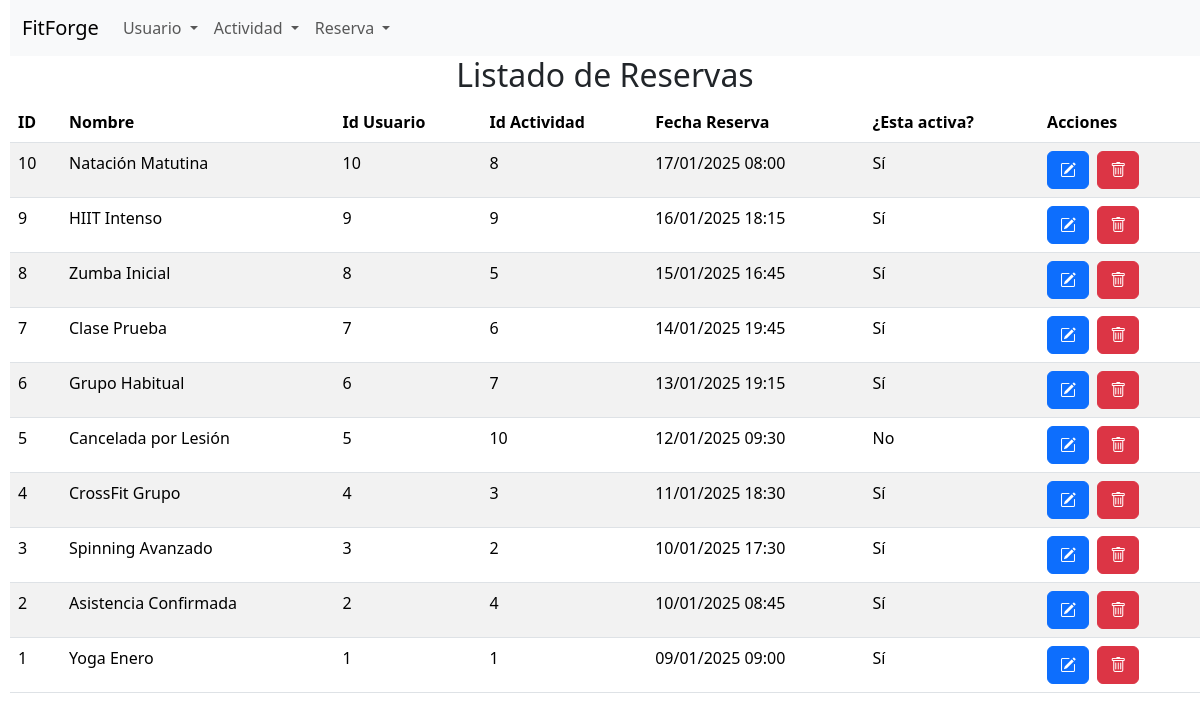
Page /listado_reservas_ordenados_fecha.php on the committed database.
### tables this page shows
CREATE TABLE `reservation` (
  `id_reservation` int NOT NULL,
  `name` varchar(40) NOT NULL,
  `id_user` int NOT NULL,
  `id_activity` int NOT NULL,
  `reservation_date` datetime NOT NULL,
  `is_active` tinyint(1) NOT NULL,
  `comment` text NOT NULL
);

### listado_reservas_ordenados_fecha.php (the view, shortened to what this page needs)
<?php
$conexion = obtenerConexion();
$sql = "SELECT id_reservation, name AS name_reservation, id_user, id_activity, reservation_date, is_active
        FROM reservation
        ORDER BY reservation_date DESC;";
$resultado = mysqli_query($conexion, $sql);
$mensaje = "<h2 class='text-center'>Listado de Reservas</h2>";
$mensaje .= "<table class='table table-striped'>";
$mensaje .= "<thead><tr>
                <th>ID</th>
                <th>Nombre</th>
                <th>Id Usuario</th>
                <th>Id Actividad</th>
                <th>Fecha Reserva</th>
                <th>¿Esta activa?</th>
                <th>Acciones</th>
             </tr></thead>";
$mensaje .= "<tbody>";
while ($fila = mysqli_fetch_assoc($resultado)) {
    $mensaje .= "<tr><td>" . $fila['id_reservation'] . "</td>";
    $mensaje .= "<td>" . $fila['name_reservation'] . "</td>";
    $mensaje .= "<td>" . $fila['id_user'] . "</td>";
    $mensaje .= "<td>" . $fila['id_activity'] . "</td>";
    $mensaje .= "<td>" . date("d/m/Y H:i", strtotime($fila['reservation_date'])) . "</td>";
    $mensaje .= "<td>" . ($fila['is_active'] ? 'Sí' : 'No') . "</td>";
    $mensaje .= "<td>
                    <form class='d-inline me-1' action='editar_reserva.php' method='post'>
                        <input type='hidden' name='reserva' value='" . htmlspecialchars(json_encode($fila), ENT_QUOTES) . "' />
                        <button name='Editar' class='btn btn-primary'><i class='bi bi-pencil-square'></i></button>
                    </form>
                    <form class='d-inline' action='proceso_borrar_reserva.php' method='post'>
                        <input type='hidden' name='id_reservation' value='" . $fila['id_reservation'] . "' />
                        <button name='Borrar' class='btn btn-danger'><i class='bi bi-trash'></i></button>
                    </form>";
    $mensaje .= "</td></tr>";
}
$mensaje .= "</tbody></table>";
echo $mensaje;

### rows in the picture
reservation: id_reservation "10", name "Natación Matutina", id_user "10", id_activity "8", reservation_date "17/01/2025 08:00", is_active "Sí"
reservation: id_reservation "9", name "HIIT Intenso", id_user "9", id_activity "9", reservation_date "16/01/2025 18:15", is_active "Sí"
reservation: id_reservation "8", name "Zumba Inicial", id_user "8", id_activity "5", reservation_date "15/01/2025 16:45", is_active "Sí"
reservation: id_reservation "7", name "Clase Prueba", id_user "7", id_activity "6", reservation_date "14/01/2025 19:45", is_active "Sí"
reservation: id_reservation "6", name "Grupo Habitual", id_user "6", id_activity "7", reservation_date "13/01/2025 19:15", is_active "Sí"
reservation: id_reservation "5", name "Cancelada por Lesión", id_user "5", id_activity "10", reservation_date "12/01/2025 09:30", is_active "No"
reservation: id_reservation "4", name "CrossFit Grupo", id_user "4", id_activity "3", reservation_date "11/01/2025 18:30", is_active "Sí"
reservation: id_reservation "3", name "Spinning Avanzado", id_user "3", id_activity "2", reservation_date "10/01/2025 17:30", is_active "Sí"
reservation: id_reservation "2", name "Asistencia Confirmada", id_user "2", id_activity "4", reservation_date "10/01/2025 08:45", is_active "Sí"
reservation: id_reservation "1", name "Yoga Enero", id_user "1", id_activity "1", reservation_date "09/01/2025 09:00", is_active "Sí"
